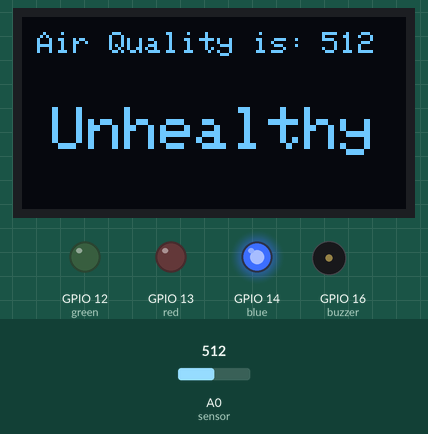
Recording of a sketch running on a simulated ESP8266 (NodeMCU). On the bench: 128×64 one-colour display, output pins drawn as LEDs (lit = HIGH), buzzer (waves = sounding, pin HIGH). The test bench sets the inputs (shaded band); at power-on: A0 (sensor) = 512. WiFi joins after 1.5 s; servers stay silent unless stated; uploads are accepted with an empty reply; what the sketch prints to the serial monitor is not drawn.

Above: at 13.3 s.
13.4 s: A0 (sensor) set to 710
At 20.1 s:
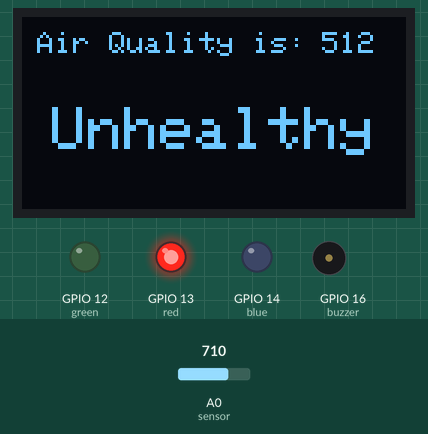
20.5 s: A0 (sensor) set to 310
At 25.4 s:
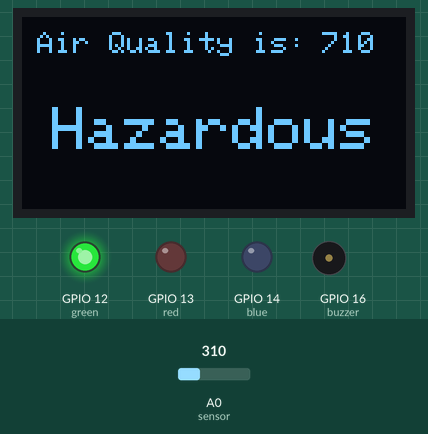
30.8 s: A0 (sensor) set to 332
At 37.2 s:
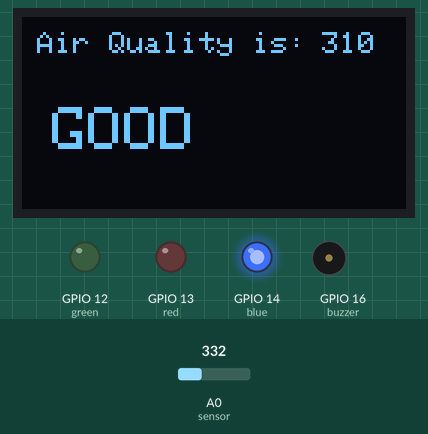
37.6 s: A0 (sensor) set to 306
At 42.5 s:
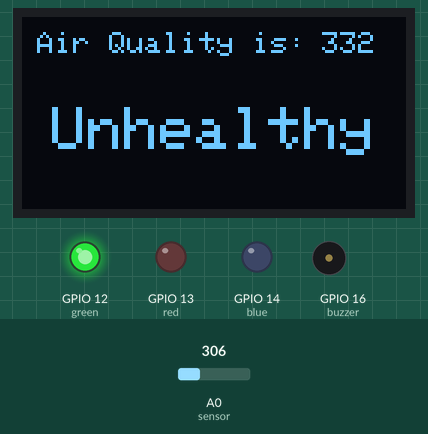
Timing chart, 0 to 44.0 s (numbered marks = the images above; inputs shaded):
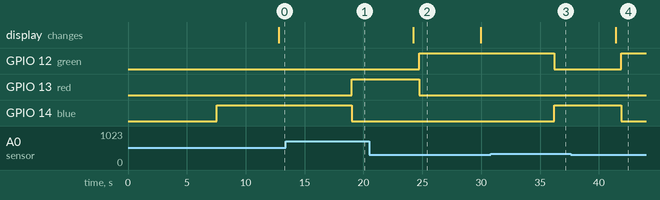

The sketch:

main3.ino
```cpp
// Sck of OLED is connected to D1 or GPIO 5 & SDA of OLED is connected to D2 or GPIO 4

#include <SPI.h>
#include <Wire.h>
#include <Adafruit_GFX.h>
#include <Adafruit_SSD1306.h>
#define OLED_RESET -1                                 //  This for reset. It is not Important to write                // OLED rest in node mcu mean write -1 and in Uno its 4
#define WIRE Wire
#include "ESP8266WiFi.h"
#include <ESP8266HTTPClient.h>
#include <Arduino.h>

int sensor = A0;
int buzzer = 16;                            //16 is GPIO pin  in NodeMcu & D0 is digital pin in Node Mcu
int red = 13;                                //2 is GPIO pin  in NodeMcu & D4 is digital pin in Node Mcu
int green = 12;                             //14 is GPIO pin  in NodeMcu & D5 is digital pin in Node Mcu
int blue = 14;                            //12 is GPIO pin  in NodeMcu & D6 is digital pin in Node Mcu
int gasLevel = 0;                                  //int variable for gas level
String quality;

Adafruit_SSD1306 display = Adafruit_SSD1306(128, 64, &WIRE);

const char *WIFI_SSID = "YeagerEren";
const char *WIFI_PASSWORD = "pweu6570";

String boolData;
char strVal[10] = {0};

WiFiClient client;
HTTPClient httpClient;

void setup(){

  Serial.begin(115200);
  display.begin(SSD1306_SWITCHCAPVCC, 0x3C); // Address 0x3C for 128x32
  display.clearDisplay();
  display.setTextSize(2);
  display.setTextColor(SSD1306_WHITE);
  display.setCursor(5,20);
  display.print("Kala-Kriti");
  display.setTextSize(1);
  display.setCursor(5,50);
  display.print("Team BGN");
  display.display();
  delay(5000);

  pinMode(buzzer, OUTPUT);                       //set beeper for output
  pinMode(sensor, INPUT);                       //set sensor for input
  pinMode (red, OUTPUT);
  pinMode (green, OUTPUT);
  pinMode (blue, OUTPUT);

  WiFi.begin(WIFI_SSID, WIFI_PASSWORD);
  while (WiFi.status() != WL_CONNECTED) {
      delay(500);
      Serial.print(".");
  }

  Serial.println("Connected");
  Serial.println(WiFi.localIP());

  delay(1000);

}

void loop(){

  gasLevel = analogRead(sensor);
//  Serial.print(" Gas Level:");
//  Serial.println(gasLevel);
  digitalWrite (green, LOW);
  digitalWrite (red, LOW);
  digitalWrite (blue, LOW);
  digitalWrite (buzzer, LOW);

  if (gasLevel <= 320) {
    String URL = "http://kalakritioof.herokuapp.com/";
    boolData = "false";
    itoa(gasLevel, strVal, 10);
    digitalWrite (green, HIGH);
    quality = "GOOD";
    URL = "http://kalakritioof.herokuapp.com/save/" + boolData + "/" + strVal + "/" + quality;

    httpClient.begin(client, URL);
    httpClient.POST(URL);
    Serial.println(URL);
    delay(5000);
  }

  else if (gasLevel > 320 and gasLevel < 700) {
    String URL = "http://kalakritioof.herokuapp.com/";
    quality = "Unhealthy";
    boolData = "true";
    itoa(gasLevel, strVal, 10);
    digitalWrite (blue, HIGH);
    URL = "http://kalakritioof.herokuapp.com/save/" + boolData + "/" + strVal + "/" + quality;

    httpClient.begin(client, URL);
    httpClient.POST(URL);
    Serial.println(URL);
    delay(5000);
  }

  else if (gasLevel > 700) {
    quality = "Hazardous";
    digitalWrite (red, HIGH);
    String URL = "http://kalakritioof.herokuapp.com/";
    boolData = "true";
    itoa(gasLevel, strVal, 10);
    URL = "http://kalakritioof.herokuapp.com/save/" + boolData + "/" + strVal + "/" + quality;

    httpClient.begin(client, URL);
    httpClient.POST(URL);
    Serial.println(URL);
    delay(5000);
  }

  display.clearDisplay();
  display.setTextColor(WHITE);
  display.setCursor(5, 5);
  display.setTextSize(1);
  display.print("Air Quality is: ");
  display.setCursor(100, 5);
  display.setTextSize(1);
  display.print(gasLevel);
  display.setTextSize(2);
  display.setCursor(10, 30);
  display.println(quality);
  display.display();
  delay(500);

}
```

Measured:
- the behaviour switches between 320 and 321 on A0 (sensor) (found by bisection; images 2 and 3)
- after the input at 13.4 s, GPIO 13 (red): LOW → HIGH after 5.6 s; GPIO 14 (blue): HIGH → LOW after 5.6 s
- after the input at 20.5 s, GPIO 12 (green): LOW → HIGH after 4.2 s; GPIO 13 (red): HIGH → LOW after 4.2 s
- after the input at 30.8 s, GPIO 12 (green): HIGH → LOW after 5.4 s; GPIO 14 (blue): LOW → HIGH after 5.4 s
- after the input at 37.6 s, GPIO 12 (green): LOW → HIGH after 4.3 s; GPIO 14 (blue): HIGH → LOW after 4.3 s
- what the display in image 2 shows lasts 5.8 s, from 24.2 s to 30.0 s
